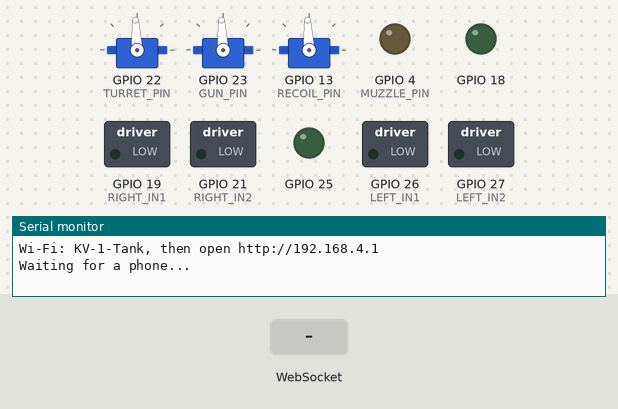
This sketch was run on a simulated ESP32. Shown: 3 × servo, switched loads named in the sketch (green lamp = pin HIGH), output pins drawn as LEDs (lit = HIGH), the last lines printed to the serial monitor. The test bench sets the inputs (shaded band). Servo pulses on a pin are drawn as a servo (544–2400 µs = 0–180°).

Above: at 1.2 s.
1.3 s: WebSocket text "fire" received
At 1.53 s:
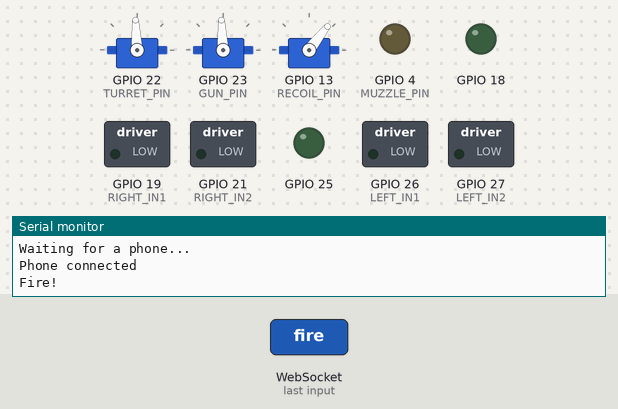
3.5 s: WebSocket text "mode" received
Timing chart, 0 to 6.5 s (numbered marks = the images above; inputs shaded):
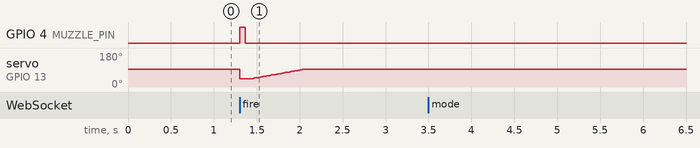

The sketch:

KV1_Tank.ino
```cpp
/*
  KV-1 Tank - ESP32 + phone controller + L298N motor driver + three servos

  One motor drives each track. A continuous-rotation servo turns the turret, a
  servo raises and lowers the gun, and a third servo pulls the barrel back when
  the cannon fires, while an LED flashes at the muzzle. Nothing leaves the barrel.

  The ESP32 makes its own Wi-Fi network and serves the controller page. The phone
  needs no app and no internet: join the network and open the address in a browser.

  Arduino IDE setup
    1. Boards Manager: install "esp32" by Espressif
    2. Library Manager: install "WebSockets" by Markus Sattler
    3. Tools > Board > esp32 > "ESP32 Dev Module"

  Connecting the phone
    Wi-Fi network  KV-1-Tank
    Password       the WIFI_PASSWORD below (change it before the first upload)
    Address        http://192.168.4.1

  Controls
    Left stick up/down     forward / reverse
    Middle stick left/right steer
    Right pad left/right   turn the turret
    Right pad up/down      raise / lower the gun
    FOC button             fire the cannon
    Middle button          toggle slow / fast mode (starts in slow)
  The tank and turret stop by themselves if the phone goes quiet, leaves the page
  or disconnects. The gun stays where it is. Only one phone can drive at a time.

  Wiring
    L298N          ESP32
    ENA        ->  25  (remove the ENA jumper)
    IN1        ->  26
    IN2        ->  27
    ENB        ->  18  (remove the ENB jumper)
    IN3        ->  19
    IN4        ->  21
    GND        ->  GND (battery, L298N, 5V module and ESP32 share ground)
    Left track motor  -> L298N OUT1/OUT2
    Right track motor -> L298N OUT3/OUT4

    Part                 ESP32 pin
    Turret servo signal  22
    Gun servo signal     23
    Recoil servo signal  13
    Muzzle LED           4, through a 220 ohm resistor, to GND
    Servo V+ goes to the 5V module output, never to the ESP32.
    Power the ESP32 from USB or the 5V module to VIN, never from the motor battery directly.

  Testing in Wokwi
    Uncomment WOKWI_SIM below. Joysticks, buttons and a switch replace the phone
    (see WokwiSim.h and diagram.json). kv1.test.yaml is a scripted test of the
    same setup. Comment WOKWI_SIM out again before uploading to the real tank.
*/

// #define WOKWI_SIM

#ifdef WOKWI_SIM
#include "WokwiSim.h"
#else
#include <WiFi.h>
#include <WebServer.h>
#include <WebSocketsServer.h>
#include "PhonePage.h"
#endif

// ---------- Phone link ----------
const char* WIFI_NAME     = "KV-1-Tank";
const char* WIFI_PASSWORD = "schimba-ma";  // at least 8 characters
const unsigned long STOP_AFTER_MS    = 500;   // no command for this long: stop the tank
const unsigned long RELEASE_AFTER_MS = 3000;  // ...and for this long: let another phone drive

// ---------- Pins ----------
const int LEFT_EN    = 25;
const int LEFT_IN1   = 26;
const int LEFT_IN2   = 27;
const int RIGHT_EN   = 18;
const int RIGHT_IN1  = 19;
const int RIGHT_IN2  = 21;
const int TURRET_PIN = 22;
const int GUN_PIN    = 23;
const int RECOIL_PIN = 13;
const int MUZZLE_PIN = 4;

// ---------- Tracks ----------
const bool LEFT_REVERSED  = false;  // flip if that track drives backwards
const bool RIGHT_REVERSED = false;
const int  DEADZONE   = 50;    // stick wobble ignored around center (0-511)
const int  MIN_PWM    = 80;    // tracks need a strong start, raise it if the motors only hum
const int  SLOW_LIMIT = 170;   // top PWM in slow mode (0-255)
const int  FAST_LIMIT = 255;   // top PWM in fast mode
const int  PWM_FREQ   = 5000;  // Hz
const int  PWM_BITS   = 8;     // 0-255 duty

// ---------- Turret (continuous-rotation servo) ----------
const bool TURRET_REVERSED = false;  // flip if the turret turns the wrong way
const int  TURRET_STOP_US  = 1500;   // adjust until the turret stands still
const int  TURRET_RANGE_US = 120;    // top speed each way, keep it slow

// ---------- Gun elevation (normal servo) ----------
const bool GUN_REVERSED  = false;  // flip if the gun moves the wrong way
const int  GUN_HOME_US   = 1500;   // where the gun points at power-on
const int  GUN_LOW_US    = 1400;   // lowest allowed, small first so the linkage can't bind
const int  GUN_HIGH_US   = 1650;   // highest allowed
const float GUN_RATE_US_PER_S = 200;  // speed at full stick

// ---------- Cannon (normal servo + LED) ----------
const int RECOIL_HOME_US = 1500;  // barrel forward
const int RECOIL_BACK_US = 1000;  // barrel pulled back, about 45 degrees of servo travel
const unsigned long FLASH_MS       = 60;    // how long the LED flashes
const unsigned long RECOIL_HOLD_MS = 120;   // the servo needs this long to pull back
const unsigned long RETURN_MS      = 600;   // the barrel slides forward slowly
const unsigned long RELOAD_MS      = 1500;  // wait before the next shot

// ---------- Servo signal ----------
const int  SERVO_FREQ = 50;  // Hz, a 20000 us period
const int  SERVO_BITS = 16;
const long SERVO_PERIOD_US = 20000;

const int NO_DRIVER = -1;
int driver = NO_DRIVER;
unsigned long lastCommandMs = 0;
bool fastMode = false;

int   gunCommand = 0;  // -511 (down) .. 511 (up)
float gunUs = GUN_HOME_US;
unsigned long lastGunMs = 0;

enum CannonState { CANNON_READY, CANNON_RECOIL, CANNON_RETURN, CANNON_RELOAD };
CannonState cannonState = CANNON_READY;
unsigned long cannonStateMs = 0;
unsigned long flashStartMs = 0;
bool flashOn = false;

#ifndef WOKWI_SIM
WebServer pageServer(80);
WebSocketsServer phoneSocket(81);
#endif

// Arduino-ESP32 3.x attaches PWM by pin; 2.x needs a channel per pin
#if ESP_ARDUINO_VERSION_MAJOR >= 3
void setupPwm(int pin, int channel, int freq, int bits) {
  ledcAttach(pin, freq, bits);
}
void writePwm(int pin, int channel, int duty) {
  ledcWrite(pin, duty);
}
#else
void setupPwm(int pin, int channel, int freq, int bits) {
  ledcSetup(channel, freq, bits);
  ledcAttachPin(pin, channel);
}
void writePwm(int pin, int channel, int duty) {
  ledcWrite(channel, duty);
}
#endif

// 2.x channels share a timer in pairs (0-1, 2-3, 4-5), so motors and servos stay
// in separate pairs: they need different frequencies
const int LEFT_PWM_CHANNEL   = 0;
const int RIGHT_PWM_CHANNEL  = 1;
const int TURRET_PWM_CHANNEL = 2;
const int GUN_PWM_CHANNEL    = 3;
const int RECOIL_PWM_CHANNEL = 4;

// speed: -255 (full reverse) .. 255 (full forward)
void setMotor(int en, int channel, int in1, int in2, bool reversed, int speed) {
  if (reversed) speed = -speed;
  speed = constrain(speed, -255, 255);

  digitalWrite(in1, speed > 0 ? HIGH : LOW);
  digitalWrite(in2, speed < 0 ? HIGH : LOW);
  writePwm(en, channel, abs(speed));
}

void drive(int left, int right) {
#ifdef WOKWI_SIM
  simPrintMotors(left, right);
#endif
  setMotor(LEFT_EN, LEFT_PWM_CHANNEL, LEFT_IN1, LEFT_IN2, LEFT_REVERSED, left);
  setMotor(RIGHT_EN, RIGHT_PWM_CHANNEL, RIGHT_IN1, RIGHT_IN2, RIGHT_REVERSED, right);
}

void writeServo(int pin, int channel, long pulseUs) {
  writePwm(pin, channel, pulseUs * ((1L << SERVO_BITS) - 1) / SERVO_PERIOD_US);
}

// turn: -511 (full left) .. 511 (full right)
void setTurret(int turn) {
#ifdef WOKWI_SIM
  simPrintTurret(turn);
#endif
  if (TURRET_REVERSED) turn = -turn;
  writeServo(TURRET_PIN, TURRET_PWM_CHANNEL, TURRET_STOP_US + (long)turn * TURRET_RANGE_US / 511);
}

void writeGun() {
  long pulseUs = lround(gunUs);
  if (GUN_REVERSED) pulseUs = 2 * GUN_HOME_US - pulseUs;
  writeServo(GUN_PIN, GUN_PWM_CHANNEL, pulseUs);
}

// Stops everything that moves on its own. The gun holds its angle.
void stopTank() {
  drive(0, 0);
  setTurret(0);
  gunCommand = 0;
}

// The stick sets how fast the gun moves, so it stays put when the stick springs back
void updateGun() {
  unsigned long now = millis();
  float seconds = (now - lastGunMs) / 1000.0;
  lastGunMs = now;
  if (gunCommand == 0) return;

  float before = gunUs;
  gunUs += gunCommand * GUN_RATE_US_PER_S * seconds / 511;
  gunUs = constrain(gunUs, (float)GUN_LOW_US, (float)GUN_HIGH_US);
  if (gunUs == before) return;

  writeGun();
#ifdef WOKWI_SIM
  simPrintGunLimit(gunUs, GUN_LOW_US, GUN_HIGH_US);
#endif
}

// Input -511..511, output -511..511 with the dead zone removed and rescaled
int applyDeadzone(int v) {
  v = constrain(v, -511, 511);
  if (abs(v) <= DEADZONE) return 0;
  return v > 0 ? map(v, DEADZONE, 511, 0, 511) : map(v, -511, -DEADZONE, -511, 0);
}

// Input -511..511, output signed PWM between MIN_PWM and limit
int toPwm(int v, int limit) {
  if (v == 0) return 0;
  int pwm = map(abs(v), 1, 511, MIN_PWM, limit);
  return v > 0 ? pwm : -pwm;
}

// The page shows the mode on its middle button
void showMode() {
#ifndef WOKWI_SIM
  if (driver != NO_DRIVER) phoneSocket.sendTXT(driver, fastMode ? "fast" : "slow");
#endif
}

// The page greys out its FOC button until the cannon is ready again
void showCannon() {
#ifndef WOKWI_SIM
  if (driver != NO_DRIVER) phoneSocket.sendTXT(driver, cannonState == CANNON_READY ? "ready" : "fire");
#endif
}

void toggleMode() {
  fastMode = !fastMode;
  Serial.println(fastMode ? "Fast mode" : "Slow mode");
  showMode();
}

void setCannonState(CannonState state) {
  cannonState = state;
  cannonStateMs = millis();
}

void fireCannon() {
  if (cannonState != CANNON_READY) return;  // still reloading

  writeServo(RECOIL_PIN, RECOIL_PWM_CHANNEL, RECOIL_BACK_US);
  digitalWrite(MUZZLE_PIN, HIGH);
  flashOn = true;
  flashStartMs = millis();
  setCannonState(CANNON_RECOIL);
  Serial.println("Fire!");
  showCannon();
}

// Never waits, so the tracks keep responding during a shot. A shot always
// finishes, even if the phone disconnects, so the barrel ends up forward.
void updateCannon() {
  unsigned long now = millis();
  unsigned long elapsed = now - cannonStateMs;

  if (flashOn && now - flashStartMs >= FLASH_MS) {
    digitalWrite(MUZZLE_PIN, LOW);
    flashOn = false;
  }

  switch (cannonState) {
    case CANNON_READY:
      break;
    case CANNON_RECOIL:
      if (elapsed >= RECOIL_HOLD_MS) setCannonState(CANNON_RETURN);
      break;
    case CANNON_RETURN:
      if (elapsed >= RETURN_MS) {
        writeServo(RECOIL_PIN, RECOIL_PWM_CHANNEL, RECOIL_HOME_US);
        setCannonState(CANNON_RELOAD);
        Serial.println("Barrel forward");
      } else {
        writeServo(RECOIL_PIN, RECOIL_PWM_CHANNEL,
                   RECOIL_BACK_US + (long)(RECOIL_HOME_US - RECOIL_BACK_US) * (long)elapsed / (long)RETURN_MS);
      }
      break;
    case CANNON_RELOAD:
      if (elapsed >= RELOAD_MS) {
        setCannonState(CANNON_READY);
        Serial.println("Cannon ready");
        showCannon();
      }
      break;
  }
}

void handleCommand(int rawThrottle, int rawSteer, int rawTurret, int rawGun) {
  lastCommandMs = millis();

  int throttle = applyDeadzone(rawThrottle);
  int steer    = applyDeadzone(rawSteer);

  // Arcade mix, then scale down so neither side exceeds full stick
  int left  = throttle + steer;
  int right = throttle - steer;
  int biggest = max(abs(left), abs(right));
  if (biggest > 511) {
    left  = left * 511 / biggest;
    right = right * 511 / biggest;
  }

  int limit = fastMode ? FAST_LIMIT : SLOW_LIMIT;
  drive(toPwm(left, limit), toPwm(right, limit));

  setTurret(applyDeadzone(rawTurret));
  gunCommand = applyDeadzone(rawGun);
}

void onDriverConnected(int id) {
  driver = id;
  lastCommandMs = millis();
  Serial.println("Phone connected");
  showMode();
  showCannon();
}

void onDriverLost() {
  driver = NO_DRIVER;
  stopTank();
  Serial.println("Phone disconnected, stopping.");
}

#ifdef WOKWI_SIM
void startPhoneLink() {
  simSetup();
  Serial.println("Simulator: no phone needed. Switch left = connected, right = phone lost.");
}

// The slide switch plays the part of the phone connecting and disconnecting
void updatePhoneLink() {
  static bool startWasPressed = false;
  static bool fireWasPressed = false;

  if (!simLinked()) {
    if (driver != NO_DRIVER) onDriverLost();
    return;
  }
  if (driver == NO_DRIVER) {
    onDriverConnected(0);
    startWasPressed = false;
    fireWasPressed = false;
  }

  bool startPressed = simStartPressed();
  if (startPressed && !startWasPressed) toggleMode();
  startWasPressed = startPressed;

  bool firePressed = simFirePressed();
  if (firePressed && !fireWasPressed) fireCannon();
  fireWasPressed = firePressed;

  handleCommand(simThrottle(), simSteer(), simTurret(), simGun());
}
#else
// Messages from the page: "throttle,steer,turret,gun" about 20 times a second,
// "mode" or "fire"
void onDriverMessage(const char* text) {
  if (strcmp(text, "mode") == 0) {
    toggleMode();
    return;
  }
  if (strcmp(text, "fire") == 0) {
    fireCannon();
    return;
  }
  int throttle, steer, turret, gun;
  if (sscanf(text, "%d,%d,%d,%d", &throttle, &steer, &turret, &gun) == 4) {
    handleCommand(throttle, steer, turret, gun);
  }
}

void onSocketEvent(uint8_t id, WStype_t type, uint8_t* payload, size_t length) {
  if (type == WStype_CONNECTED) {
    if (driver != NO_DRIVER) {
      phoneSocket.sendTXT(id, "busy");  // someone is already driving
      phoneSocket.disconnect(id);
      return;
    }
    onDriverConnected(id);
  } else if (type == WStype_DISCONNECTED) {
    if (id == driver) onDriverLost();
  } else if (type == WStype_TEXT) {
    if (id == driver) onDriverMessage((const char*)payload);
  }
}

void startPhoneLink() {
  if (!WiFi.softAP(WIFI_NAME, WIFI_PASSWORD)) {
    Serial.println("Could not start Wi-Fi. WIFI_PASSWORD needs at least 8 characters.");
    return;
  }
  WiFi.setSleep(false);  // keeps the steering from lagging

  pageServer.on("/", []() {
    pageServer.send_P(200, "text/html; charset=utf-8", PHONE_PAGE);
  });
  pageServer.onNotFound([]() {
    pageServer.sendHeader("Location", "/");
    pageServer.send(302);
  });
  pageServer.begin();

  phoneSocket.begin();
  phoneSocket.onEvent(onSocketEvent);

  Serial.printf("Wi-Fi: %s, then open http://%s\n", WIFI_NAME, WiFi.softAPIP().toString().c_str());
}

void updatePhoneLink() {
  pageServer.handleClient();
  phoneSocket.loop();

  if (driver != NO_DRIVER && millis() - lastCommandMs > RELEASE_AFTER_MS) {
    phoneSocket.disconnect(driver);
    if (driver != NO_DRIVER) onDriverLost();
  }
}
#endif

void setup() {
  Serial.begin(115200);

  pinMode(LEFT_IN1, OUTPUT);
  pinMode(LEFT_IN2, OUTPUT);
  pinMode(RIGHT_IN1, OUTPUT);
  pinMode(RIGHT_IN2, OUTPUT);
  pinMode(MUZZLE_PIN, OUTPUT);
  digitalWrite(MUZZLE_PIN, LOW);

  setupPwm(LEFT_EN, LEFT_PWM_CHANNEL, PWM_FREQ, PWM_BITS);
  setupPwm(RIGHT_EN, RIGHT_PWM_CHANNEL, PWM_FREQ, PWM_BITS);
  setupPwm(TURRET_PIN, TURRET_PWM_CHANNEL, SERVO_FREQ, SERVO_BITS);
  setupPwm(GUN_PIN, GUN_PWM_CHANNEL, SERVO_FREQ, SERVO_BITS);
  setupPwm(RECOIL_PIN, RECOIL_PWM_CHANNEL, SERVO_FREQ, SERVO_BITS);

  stopTank();
  writeGun();
  writeServo(RECOIL_PIN, RECOIL_PWM_CHANNEL, RECOIL_HOME_US);
  lastGunMs = millis();

  startPhoneLink();
  Serial.println("Waiting for a phone...");
}

void loop() {
  updatePhoneLink();

  // The phone repeats its command all the time, so silence means it is gone
  if (driver == NO_DRIVER || millis() - lastCommandMs > STOP_AFTER_MS) {
    stopTank();
  }

  updateGun();
  updateCannon();

  delay(10);
}
```

Source omitted: PhonePage.h (7701 bytes)

Measured:
- after the input at 1.3 s, GPIO 4 (MUZZLE_PIN): LOW → HIGH at once, → LOW 0.06 s later
